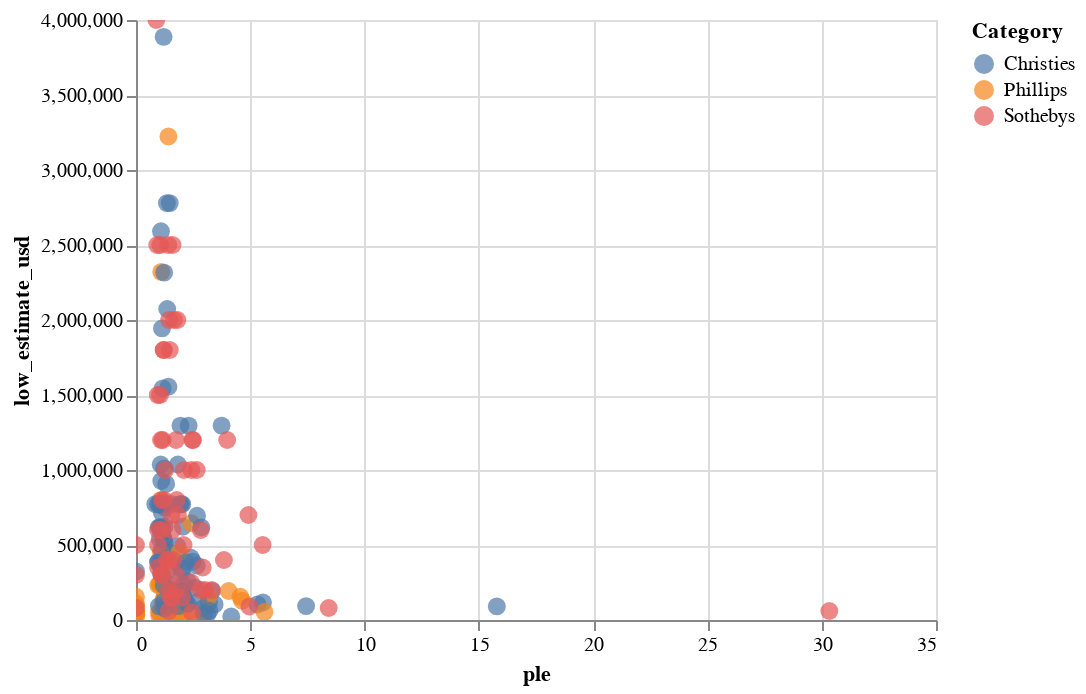

Notebook cell for this chart:
### Code cell
#PLE ratio and low_estimate_usd relationshp
import altair as alt

source = dfSubset

alt.Chart(source).mark_circle(size=80).encode(
    x='ple',
    y='low_estimate_usd',
    color='Category',
    tooltip=['artist_name', 'artwork_title', 'price_usd', 'high_estimate_usd']
).interactive()

### Figure 1 — Vega-Lite specification as saved in the notebook (floating-point values rounded to 4 significant figures; data arrays with more than 128 entries replaced by an {"elided": "..."} marker saying what was removed)
{"config": {"view": {"continuousWidth": 400, "continuousHeight": 300}}, "data": {"name": "data-ee7c6ad9aa9dc5755af97d8abb0650df"}, "mark": {"type": "circle", "size": 80}, "encoding": {"color": {"field": "Category", "type": "nominal"}, "tooltip": [{"field": "artist_name", "type": "nominal"}, {"field": "artwork_title", "type": "nominal"}, {"field": "price_usd", "type": "quantitative"}, {"field": "high_estimate_usd", "type": "quantitative"}], "x": {"field": "ple", "type": "quantitative"}, "y": {"field": "low_estimate_usd", "type": "quantitative"}}, "selection": {"selector214": {"type": "interval", "bind": "scales", "encodings": ["x", "y"]}}, "$schema": "https://vega.github.io/schema/vega-lite/v4.17.0.json", "datasets": {"data-ee7c6ad9aa9dc5755af97d8abb0650df": {"elided": "230 records"}}}
